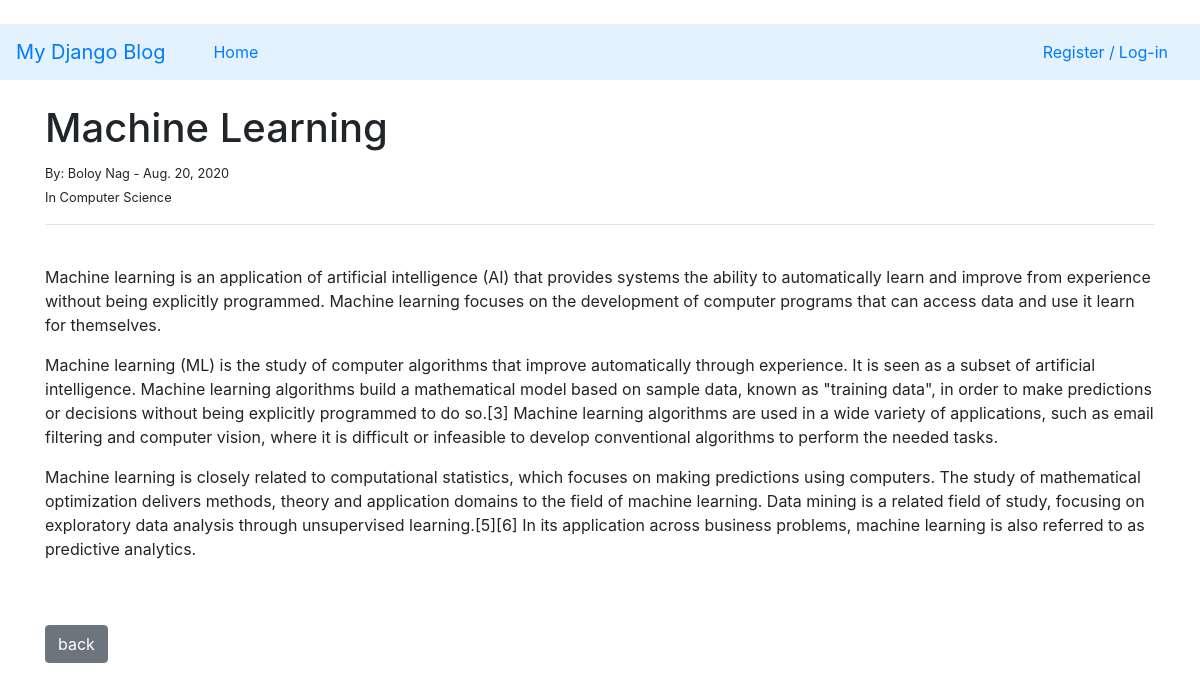
The page /post/12 on the database its author committed.
### ablog/models.py (models this page shows, shortened)
class Post(models.Model):
	title=models.CharField(max_length=255)
	title_tag=models.CharField(max_length=255)
	author=models.ForeignKey(User,on_delete=models.CASCADE)
	body=models.TextField()
	post_date=models.DateField(auto_now_add=True)
	category = models.CharField(max_length=255,default='None')

### ablog/views.py (the view)
# urls.py: path('post/<int:pk>',post_detail_view.as_view(),name="post"),
class post_detail_view(DetailView):
	model=Post
	template_name='post.html'

### ablog/templates/post.html (shortened to what this page needs)
{% extends 'base.html' %}
{% block content %}
<br/>
<h1>{{post.title}}</h1>
<small> By: {{post.author.first_name}}
           {{post.author.last_name}} - {{post.post_date}}
           <br/>
           In {{post.category}}
</small>
<hr>
<br/>
 {{post.body|safe}}
<br/><br/>
<a href="{% url 'home' %}"class="btn btn-secondary"> back</a>
{% endblock %}

### rows shown on the page
Post: title "Machine Learning", author.first_name "Boloy", author.last_name "Nag", post_date "Aug. 20, 2020", category "Computer Science", body "Machine learning is an application of artificial intelligence (AI) that provides systems the ability to automatically learn and improve from experience without being explicitly programmed. Machine learning focuses on the development of computer programs that can access data and use it learn for themselves. Machine learning (ML) is the study of computer algorithms that improve automatically through experience. It is seen as a subset of artificial intelligence. Machine learning algorithms build a mathematical model based on sample data, known as \"training data\", in order to make predictions or decisions without being explicitly programmed to do so.[3] Machine learning algorithms are used in a…"
